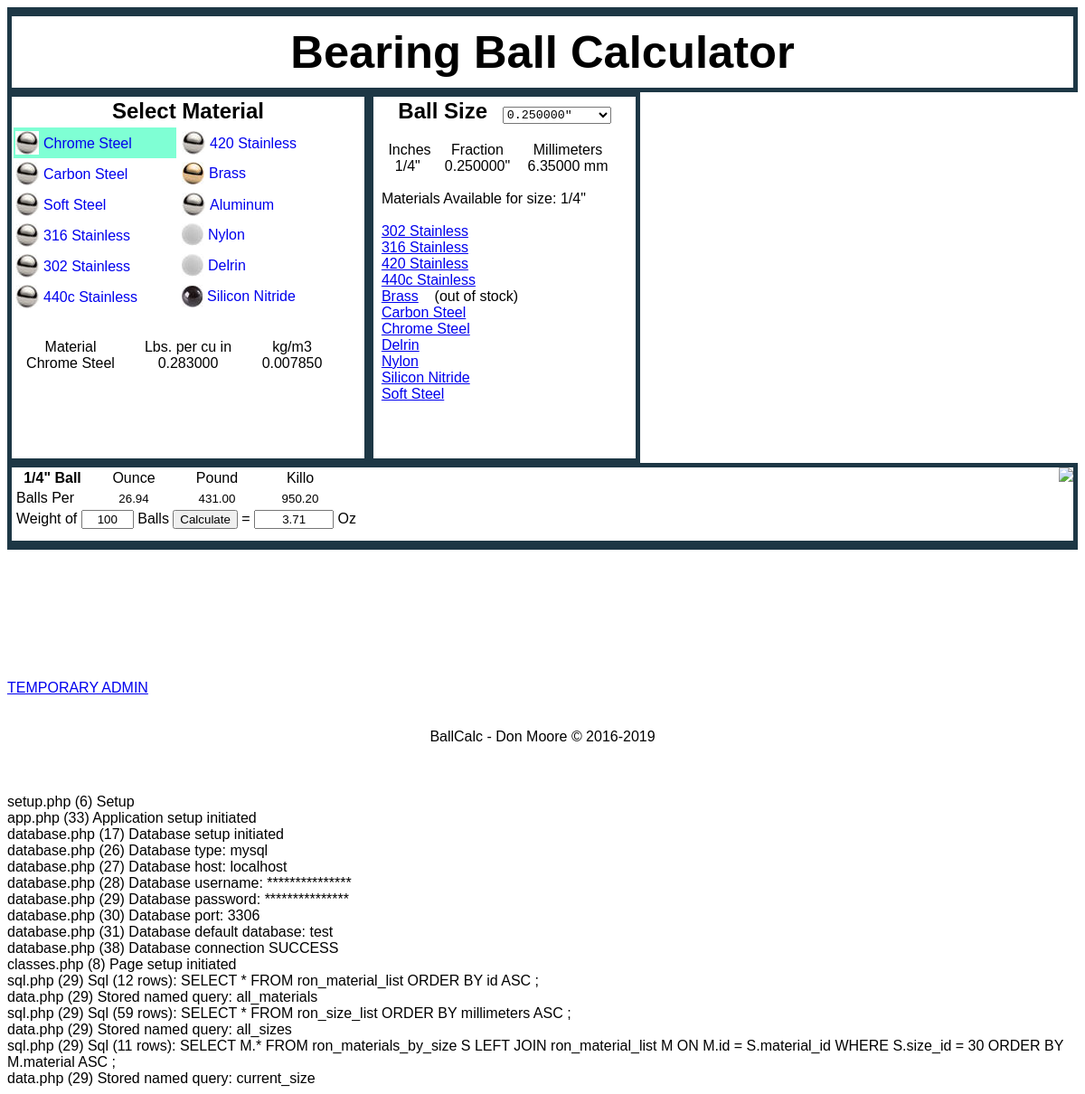
The page / on the database its author committed.
### tables this page shows
CREATE TABLE `ron_material_list` (
  `id` int(11) NOT NULL AUTO_INCREMENT,
  `material` varchar(50) DEFAULT NULL,
  `lbs_in3` decimal(10,6) DEFAULT NULL,
  `kg_m3` decimal(10,6) DEFAULT NULL,
  `page_link` varchar(200) DEFAULT NULL,
  PRIMARY KEY (`id`)
);

CREATE TABLE `ron_size_list` (
  `id` int(11) NOT NULL AUTO_INCREMENT,
  `fraction_in` varchar(20) DEFAULT NULL,
  `decimal_in` decimal(12,6) DEFAULT NULL,
  `millimeters` decimal(10,5) DEFAULT NULL,
  `one_ball_weight_ounce` decimal(16,10) DEFAULT NULL,
  `one_ball_weight_gram` decimal(16,10) DEFAULT NULL,
  PRIMARY KEY (`id`)
);

### classes/setup.php (called while the page is built, shortened)
<?php
Debug::Set('Setup');
$o = new App();
$o->SetPageRenderStartTime();
$o->Setup();
$class_file = './pages/' . $o->_page . '/classes.php';
if (is_file($class_file)) {
  $p = new Page();
  $p->Setup($o);
}

### classes/data.php (called while the page is built, shortened)
<?php
class Data {
  private static $_results = null;
  private static $_name    = null;
  public static function SetName($x){ self::$_name = $x; }
  public static function Get($query, $field, $row){
    $return_value = '';
    if (isset(self::$_results[$query][$row][$field])) $return_value = self::$_results[$query][$row][$field];
    return $return_value;
  }
  public static function GetRowCount($query){
    $return_value = 0;
    if (isset(self::$_results[$query])) $return_value = count(self::$_results[$query]);
    return $return_value;
  }
  public static function Set($x){
    self::$_results[self::$_name] = $x;
    self::$_name = '';
  }
  public static function GetData($query, $field, $lookin, $lookfor){
    $return_value = '';
    $key = array_search($lookfor, array_column(self::$_results[$query], $lookin));
    if (is_numeric($key)) $return_value = self::$_results[$query][$key][$field];
    return $return_value;
  }
}

### classes/sql.php (called while the page is built, shortened)
<?php
class Sql {
  public static $_sql        = null;
  public static $_statement  = null;
  public static $_name       = null;
  public static function SetQueryName($x){ self::$_name = $x; }
  private static function SetStatement(){ self::$_statement = Database::GetConnection()->prepare(self::$_sql); }
  private static function ExecuteStatement(){ self::$_statement->execute(); }
  public static function SetSql($sql, $additive = 0){ if ($additive) self::$_sql .= $sql; else self::$_sql = $sql; }
  public static function ExecuteSql($sql = ''){
    self::Execute();
  }
  public static function Execute(){
    self::SetStatement();
    self::ExecuteStatement();
    if (self::$_name) { Data::SetName(self::$_name); Data::Set(self::$_statement->fetchAll(PDO::FETCH_ASSOC)); }
    self::$_name = null;
    self::$_sql = null;
  }
}

### pages/Home/classes.php (called while the page is built, shortened)
<?php
class Page extends Baseclass  {
  public function Setup($o) {
    Sql::ExecuteSql(' SELECT * FROM ron_size_list ORDER BY millimeters ASC ; ');
    Sql::Execute();
  }
}

### pages/Home/index.php (called while the page is built)
<?php
include 'view_default.php';

### pages/Home/view_default.php (the view, shortened to what this page needs)
<div id="main-frame" class="main-frame">
  <div style="border-top: 10px solid #1d3745; border-right: 5px solid #1d3745; border-bottom: 5px solid #1d3745; border-left: 5px solid #1d3745; font-size: 38pt; font-weight: bold; padding: 10px; text-align:center;">
    Bearing Ball Calculator
  </div>
  <div style=" border: 5px solid #1d3745; float: left; width: 390px; height: 400px; ">
    <div style="border: 0px solid blue; font-size: 18pt; font-weight: bold; padding: 2px; text-align:center;">
      Select Material
    </div>
    <div class="materials">
      <a onclick="SetMaterial('Chrome Steel');"   href="#"><div<?php echo ($this->GetQs('material') == 'Chrome Steel') ? ' class="selected" ' : ''; ?>><img src="./images/ball1.jpg"><span>Chrome Steel</span></div></a>
      <a onclick="SetMaterial('Carbon Steel');"   href="#"><div<?php echo ($this->GetQs('material') == 'Carbon Steel') ? ' class="selected" ' : ''; ?>><img src="./images/ball1.jpg"><span>Carbon Steel</span></div></a>
      <a onclick="SetMaterial('Soft Steel');"     href="#"><div<?php echo ($this->GetQs('material') == 'Soft Steel') ? ' class="selected" ' : ''; ?>><img src="./images/ball1.jpg"><span>Soft Steel</span></div></a>
      <a onclick="SetMaterial('316 Stainless');"  href="#"><div<?php echo ($this->GetQs('material') == '316 Stainless') ? ' class="selected" ' : ''; ?>><img src="./images/ball1.jpg"><span>316 Stainless</span></div></a>
      <a onclick="SetMaterial('302 Stainless');"  href="#"><div<?php echo ($this->GetQs('material') == '302 Stainless') ? ' class="selected" ' : ''; ?>><img src="./images/ball1.jpg"><span>302 Stainless</span></div></a>
      <a onclick="SetMaterial('440c Stainless');" href="#"><div<?php echo ($this->GetQs('material') == '440c Stainless') ? ' class="selected" ' : ''; ?>><img src="./images/ball1.jpg"><span>440c Stainless</span></div></a>
    </div>
    <div class="materials">
      <a onclick="SetMaterial('420 Stainless');"   href="#"><div<?php echo ($this->GetQs('material') == '420 Stainless') ? ' class="selected" ' : ''; ?>><img src="./images/ball1.jpg"><span>420 Stainless</span></div></a>
      <a onclick="SetMaterial('Brass');"           href="#"><div<?php echo ($this->GetQs('material') == 'Brass') ? ' class="selected" ' : ''; ?>><img src="./images/ball2.jpg"><span>Brass</span></div></a>
      <a onclick="SetMaterial('Aluminum');"        href="#"><div<?php echo ($this->GetQs('material') == 'Aluminum') ? ' class="selected" ' : ''; ?>><img src="./images/ball1.jpg"><span>Aluminum</span></div></a>
      <a onclick="SetMaterial('Nylon');"           href="#"><div<?php echo ($this->GetQs('material') == 'Nylon') ? ' class="selected" ' : ''; ?>><img src="./images/ball3.jpg"><span>Nylon</span></div></a>
      <a onclick="SetMaterial('Delrin');"          href="#"><div<?php echo ($this->GetQs('material') == 'Delrin') ? ' class="selected" ' : ''; ?>><img src="./images/ball3.jpg"><span>Delrin</span></div></a>
      <a onclick="SetMaterial('Silicon Nitride');" href="#"><div<?php echo ($this->GetQs('material') == 'Silicon Nitride') ? ' class="selected" ' : ''; ?>><img src="./images/ball4.jpg"><span>Silicon Nitride</span></div></a>
    </div>
    <div style="clear: both; height: 10px"></div><br>
    <div style="border: 0px solid black; width: 130px; float: left; text-align:center; ">
      Material
    </div>
    <div style="border: 0px solid black; width: 130px; float: left; text-align:center; ">
      Lbs. per cu in
    </div>
    <div style="border: 0px solid black; width: 100px; float: left; text-align:center; ">
      kg/m3
    </div>
    <div id="material" style="border: 0px solid black; width: 130px; float: left; text-align:center; ">
      <?php echo $this->GetQs('material'); ?>
    </div>
    <div style="border: 0px solid black; width: 130px; float: left; text-align:center; ">
      <?php echo Data::GetData('all_materials','lbs_in3','material',$this->GetQs('material')); ?>
    </div>
    <div style="border: 0px solid black; width: 100px; float: left; text-align:center; ">
      <?php echo Data::GetData('all_materials','kg_m3','material',$this->GetQs('material')); ?>
    </div>
    <div style="clear: both; height: 30px"></div>
  </div>
  <div style=" border: 5px solid #1d3745; float: left; width: 290px; height: 400px">
    <div style="border: 0px solid blue; font-size: 18pt; font-weight: bold; padding: 2px; text-align:center;">
      <span style="position: relative; top: 3; padding-right: 10px">Ball Size</span>
      <select style="width: 120px; " name="ball_sizes" id="ball_sizes" onchange="SetSize();">
        <?php for ($n=0; $n<Data::GetRowCount('all_sizes'); $n++) { ?>
          <option <?php echo (Data::Get('all_sizes','id',$n) == $this->GetQs('size')) ? ' selected=selected ' : '' ; ?> value="<?php echo Data::Get('all_sizes','id',$n); ?>"><?php echo Data::Get('all_sizes','decimal_in',$n); ?>" | </option>
        <?php } ?>
      </select>
    </div>
    <br>
    <div style=" border: 0px solid black; width: 60px; float: left; text-align:center; padding-left: 10px ">
      Inches
    </div>
    <div style=" border: 0px solid black; width: 90px; float: left; text-align:center; ">
      Fraction
    </div>
    <div style=" border: 0px solid black; width: 110px; float: left; text-align:center; ">
      Millimeters
    </div>
    <div style=" border: 0px solid black; width: 60px; float: left; text-align:center;padding-left: 10px  ">
      <?php echo Data::GetData('all_sizes','fraction_in','id',$this->GetQs('size')); ?>&nbsp;
    </div>
    <div style=" border: 0px solid black; width: 90px; float: left; text-align:center; ">
      <?php echo Data::GetData('all_sizes','decimal_in','id',$this->GetQs('size')); echo (Data::GetData('all_sizes','decimal_in','id',$this->GetQs('size'))) ? '"' : '&nbsp;'; ?>
    </div>
    <div style=" border: 0px solid black; width: 110px; float: left; text-align:center; ">
      <?php echo Data::GetData('all_sizes','millimeters','id',$this->GetQs('size')); echo (Data::GetData('all_sizes','millimeters','id',$this->GetQs('size'))) ? ' mm' : '&nbsp;'; ?>
    </div>
    <div style="border: 0px solid black; clear: both">
      <br>&nbsp;&nbsp;Materials Available for size: <?php echo Data::GetData('all_sizes','fraction_in','id',$this->GetQs('size')); ?>&nbsp;<br><br>
      <?php if (Data::GetRowCount('current_size') > 0) { ?>
      <?php for ($n=0; $n<Data::GetRowCount('current_size'); $n++) { ?>
          &nbsp;&nbsp;<a href="<?php echo Data::Get('current_size','page_link',$n); ?>"><?php echo Data::Get('current_size','material',$n); ?></a> &nbsp;&nbsp; <?php if (Data::Get('current_size','material',$n) == 'Brass') { echo '(out of stock)'; } ?> <br>
      <?php } ?>
      <?php } else { ?>echo number_format((1/Data::GetData('all_sizes','one_ball_weight_ounce','id',$this->GetQs('size'))),4);$)
        &nbsp;&nbsp;None found for size
      <?php } ?>
    </div>
  </div>
  <div style="border-top: 5px solid #1d3745; border-right: 5px solid #1d3745; border-bottom: 10px solid #1d3745; border-left: 5px solid #1d3745; clear: both">
    <img style="float: right; height: 40px" src="http://bearingballstore.com/includes/templates/digitalshop/images/logo.png">
    <table class="table1" border="0">
      <tr>
        <td style=" width: 80px; text-align: center"><strong><?php echo Data::GetData('all_sizes','fraction_in','id',$this->GetQs('size')); ?> Ball </strong></td>
        <td style=" width: 80px; text-align: center; ">Ounce</td>
        <td style=" width: 80px; text-align: center; ">Pound</td>
        <td style=" width: 80px; text-align: center; ">Killo</td>
        <td style=" width: 80px; text-align: center; "></td>
      </tr>
      <tr>
        <td>Balls Per</td>
        <td><input style="border: 0; text-align: center; width: 80px" type="text" name="box1" id="box1" value="<?php echo number_format((1/Data::GetData('all_sizes','one_ball_weight_ounce','id',$this->GetQs('size'))),2); ?>"></td>
        <td><input style="border: 0; text-align: center; width: 80px" type="text" name="box2" id="box2" value="<?php echo number_format((16/Data::GetData('all_sizes','one_ball_weight_ounce','id',$this->GetQs('size'))),2); ?>"></td>
        <td><input style="border: 0; text-align: center; width: 80px" type="text" name="box3" id="box3" value="<?php echo number_format((1000/Data::GetData('all_sizes','one_ball_weight_gram','id',$this->GetQs('size'))),2); ?>"></td>
        <td style=" width: 80px; text-align: center; "></td>
      </tr>
      <tr>
        <td colspan="5">
          Weight of <input style="border: 1; text-align: center; width: 50px" type="text" name="balls_per" id="balls_per" value="<?php echo $this->GetQs('balls_per'); ?>"> Balls <input onclick="SetBallsPer()" type="button" value="Calculate"> = <input style="border: 1; text-align: center; width: 80px" type="text" name="box5" id="box5" value="<?php echo number_format($this->GetQs('balls_per')*Data::GetData('all_sizes','one_ball_weight_ounce','id',$this->GetQs('size')),2); ?>"> Oz
        </td>
      </tr>
    </table>
    <div style="clear: both; height: 10px"></div>
  </div>
</div>

### classes/debug.php (shortened to what this page needs)
<?php
class Debug {
  private static $debug_new = null;
  private static $debug_trace = null;
  private static $debug_caller = null;
  public static $_debug_text = '';
  public static function Set($x){
    self::$debug_new    = $x;
    self::$debug_trace  = debug_backtrace();
    self::$debug_caller = array_shift(self::$debug_trace);
    self::$debug_new    = basename(self::$debug_caller['file']). ' (' . self::$debug_caller['line'] . ') ' . self::$debug_new;
    self::$_debug_text .= self::$debug_new . '<br>' . PHP_EOL;
  }
  public static function Get(){ return self::$_debug_text; }
}

### classes/app.php (shortened to what this page needs)
<?php
class App extends Baseclass {
  public $_copyright = null;
  public $_page = null;
  public $_qs = array();
  public function SetPage() { $this->_page = $this->GetQs('page', 'Home'); }
  public function GetCopyright() { return $this->_copyright; }
  public function Setup() {
    $this->SetCopyright();
  }
  public function GetQs($the_var = '', $the_default = '') {
    $this_return = $the_default;
    if (isset($this->_qs[$the_var])) {
      $this_return = $this->_qs[$the_var];
    }
    return $this_return;
  }
  public function SetQs($the_var = '', $the_value = '') {
    return $this->_qs[htmlentities($the_var)] = htmlentities($the_value);
  }
  public function SetCopyright() {
    $this_years = '2016';
    if (date('Y') != '2016') { $this_years = '2016-' . date('Y'); }
    $this->_copyright = '<br><br><br><center>' . APP_COPY . ' &copy; ' . $this_years . '</center><br><br><br>'. PHP_EOL;
  }
  public function GetDebug() {
    $return_value = '';
    if (APP_SHOW_DEBUG) {
      $return_value .= '<div id="debug-frame" class="debug-frame">'.PHP_EOL;
      $return_value .= Debug::Get();
      $return_value .= '</div>'.PHP_EOL;
    }
  return $return_value;
  }
  public function GetPage() {
    $the_page = './pages/' . $this->_page. '/index.php';
    include $the_page;
    $return_value = ob_get_clean();
    return $return_value;
  }
}

### index.php (shortened to what this page needs)
<?php require_once('./classes/setup.php'); ?><!DOCTYPE html><html>
<head>
</head>
<body style="">
<?php echo $o->GetPage(); ?>
<br><br><br><br><br><br><br><br><a href="index.php?page=Admin">TEMPORARY ADMIN</a>
<?php echo $o->GetCopyright(); ?>
<?php echo $o->GetDebug(); ?>
</body>
</html>

### css/style.css (style rules this page uses)
* { font-family: arial, helvetica, sans-serif; }
select, option { font-family:"Courier New", Courier, monospace }
.materials { border: 0px solid red; padding: 2px; width: 180px; float: left }
.materials .selected { background-color: aquamarine }
.materials div { border: 0px solid blue; height: 30px; padding: 2px; }
.materials span { display: inline-block; position: relative; top: -5px; line-height: normal; }
.materials img { position: relative; top: 2px; padding-right: 5px }
.materials a { text-decoration: none; }
td { padding-left: 3px; padding-right: 3px; }

### rows shown on the page
ron_material_list: lbs_in3 "0.283000", kg_m3 "0.007850", material "Chrome Steel"
ron_size_list: fraction_in "1/4\"", decimal_in "0.250000", millimeters "6.35000", box1 "26.94", box2 "431.00", box3 "950.20", box5 "3.71"
ron_material_list: material "302 Stainless"
ron_material_list: material "316 Stainless"
ron_material_list: material "420 Stainless"
ron_material_list: material "440c Stainless"
ron_material_list: material "Brass", shows "(out of stock)"
ron_material_list: material "Carbon Steel"
ron_material_list: material "Delrin"
ron_material_list: material "Nylon"
ron_material_list: material "Silicon Nitride"
ron_material_list: material "Soft Steel"

### other values the page prints
$this->GetQs('material') "Chrome Steel"
APP_COPY "BallCalc - Don Moore"
$this_years "2016-2019"
form field ball_sizes "0.250000\" 1/4\" 6.35000mm"
